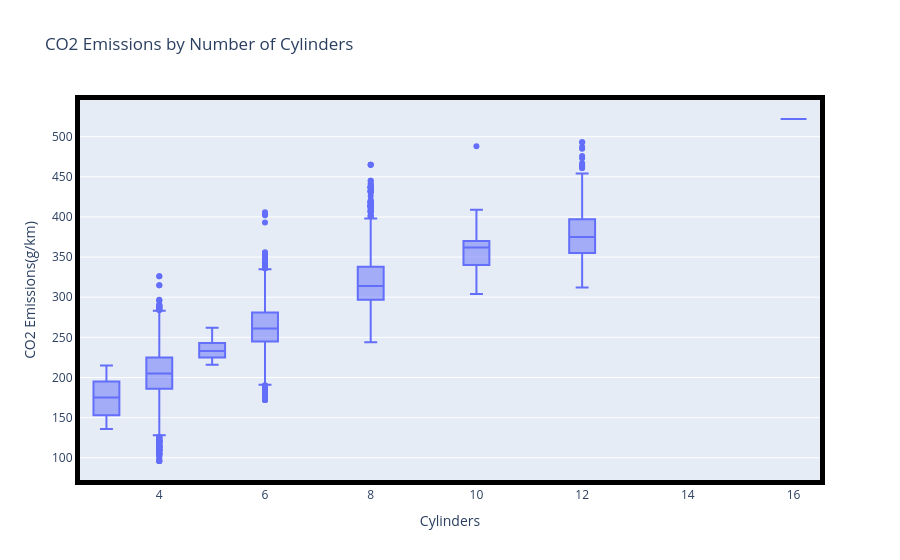

The cell this chart's notebook holds for it:
### Code cell
# plotly 테두리 강조하기
fig = px.box(
    df_co2,
    x='Cylinders',
    y='CO2 Emissions(g/km)',
    title='CO2 Emissions by Number of Cylinders'
)
fig.update_xaxes(showline=True,linecolor='black',linewidth=5, mirror=True)
fig.update_yaxes(showline=True,linecolor='black',linewidth=5, mirror=True)
fig.show()

### Figure 1 — Plotly figure (JSON) as saved in the notebook; plotly's stock layout.template omitted (floating-point values rounded to 4 significant figures; data arrays with more than 128 entries replaced by an {"elided": "..."} marker saying what was removed)
{"data": [{"alignmentgroup": "True", "hovertemplate": "Cylinders=%{x}<br>CO2 Emissions(g/km)=%{y}<extra></extra>", "legendgroup": "", "marker": {"color": "#636efa"}, "name": "", "notched": false, "offsetgroup": "", "orientation": "v", "showlegend": false, "type": "box", "x": {"elided": "7385 int values"}, "x0": " ", "xaxis": "x", "y": {"elided": "7385 int values"}, "y0": " ", "yaxis": "y"}], "layout": {"boxmode": "group", "legend": {"tracegroupgap": 0}, "title": {"text": "CO2 Emissions by Number of Cylinders"}, "xaxis": {"anchor": "y", "domain": [0, 1], "linecolor": "black", "linewidth": 5, "mirror": true, "showline": true, "title": {"text": "Cylinders"}}, "yaxis": {"anchor": "x", "domain": [0, 1], "linecolor": "black", "linewidth": 5, "mirror": true, "showline": true, "title": {"text": "CO2 Emissions(g/km)"}}}}
